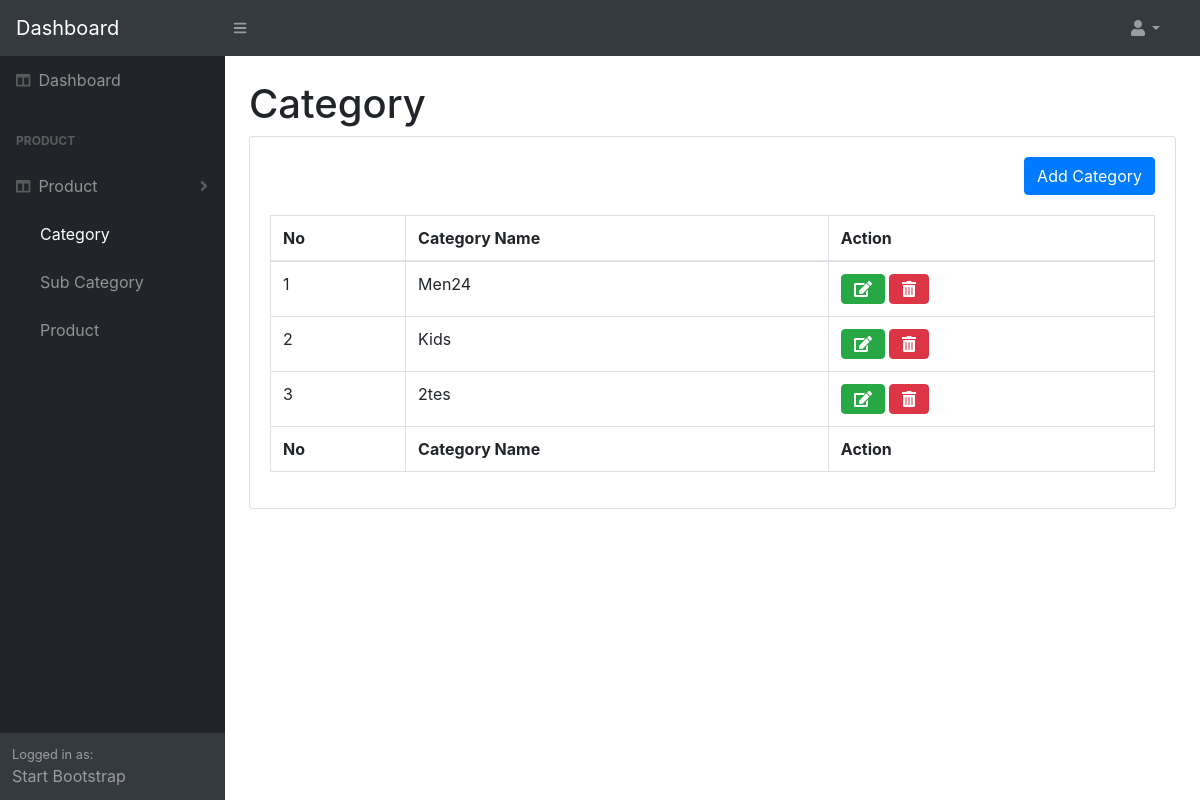
The app's page /admin/category, older data.
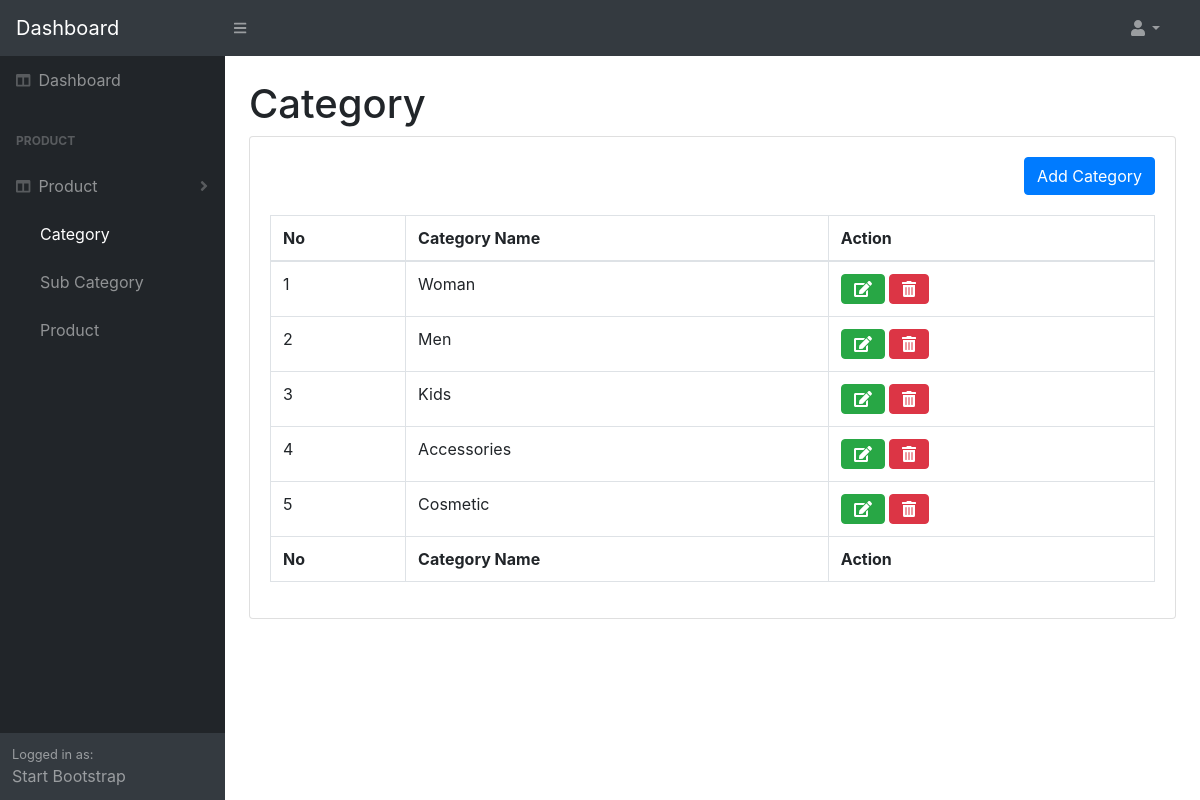
The same page, newer data.
### tables this page shows
CREATE TABLE `tbl_category` (
  `category_id` int(11) NOT NULL,
  `category_name` varchar(100) NOT NULL
);

### application/controllers/admin/CategoryController.php (called while the page is built, shortened)
<?php
class CategoryController extends CI_Controller
{
    function __construct()
    {
        $this->load->model('admin/Category');
    }
    public function categoryList()
    {
        $data['data'] = $this->Category->getCategory();
        $this->load->view('admin/category/list-category', $data);
    }
}

### index.php (called while the page is built, shortened)
<?php
require_once BASEPATH.'core/CodeIgniter.php';

### application/models/admin/Category.php (called while the page is built, shortened)
<?php
class Category extends CI_Model
{
    public function getCategory()
    {
        $data = $this->db->query("SELECT * FROM tbl_category");
        return $data->result_array();
    }
}

### application/views/admin/category/list-category.php (the view, shortened to what this page needs)
<!DOCTYPE html>
<html lang="en">
<body class="sb-nav-fixed">
    <div id="layoutSidenav">
        <div id="layoutSidenav_content">
            <section>
                <div class="container-fluid">
                    <h1 class="mt-4">Category</h1>
                    <div class="card mb-4">
                        <div class="card-body">
                            <a href="<?php echo base_url(); ?>admin/category/add-category" type="button"
                                class="btn btn-primary float-right" style="margin-bottom:20px;">Add Category</a>
                            <div class="table-responsive">
                                <table class="table table-bordered" id="dataTable" width="100%" cellspacing="0">
                                    <thead>
                                        <tr>
                                            <th>No</th>
                                            <th>Category Name</th>
                                            <th>Action</th>
                                        </tr>
                                    </thead>
                                    <tfoot>
                                        <tr>
                                            <th>No</th>
                                            <th>Category Name</th>
                                            <th>Action</th>
                                        </tr>
                                    </tfoot>
                                    <tbody>
                                        <?php $number = 0; ?>
                                        <?php if (sizeof($data) > 0) { ?>
                                        <?php foreach ($data as $category) {
												$number++;
												echo "<tr>
                                                <td>" . $number . "</td>
                                                <td>" . $category['category_name'] . "</td>
                                                <td>
													<a href='" . base_url() . "admin/category/edit-category/" . $category['category_id'] . "' class='btn btn-success'><i class='fas fa-edit'></i></a>
													<a href='" . base_url() . "admin/category/delete-category/" . $category['category_id'] . "' class='btn btn-danger delete'><i class='fas fa-trash-alt'></i></a>
                                                </td>
                                                </tr>";
											}
											?>
                                        <?php
										} else {
											echo " <tr><td colspan='3'>No Data</td></tr>";
										} ?>
                                    </tbody>
                                </table>
                            </div>
                        </div>
                    </div>
                </div>
            </section>
        </div>
    </div>

Row changes from the older to the newer data that the page shows:
removed tbl_category: category_name "Men24"
removed tbl_category: category_name "2tes"
added tbl_category: category_name "Woman"
added tbl_category: category_name "Men"
added tbl_category: category_name "Accessories"
added tbl_category: category_name "Cosmetic"
